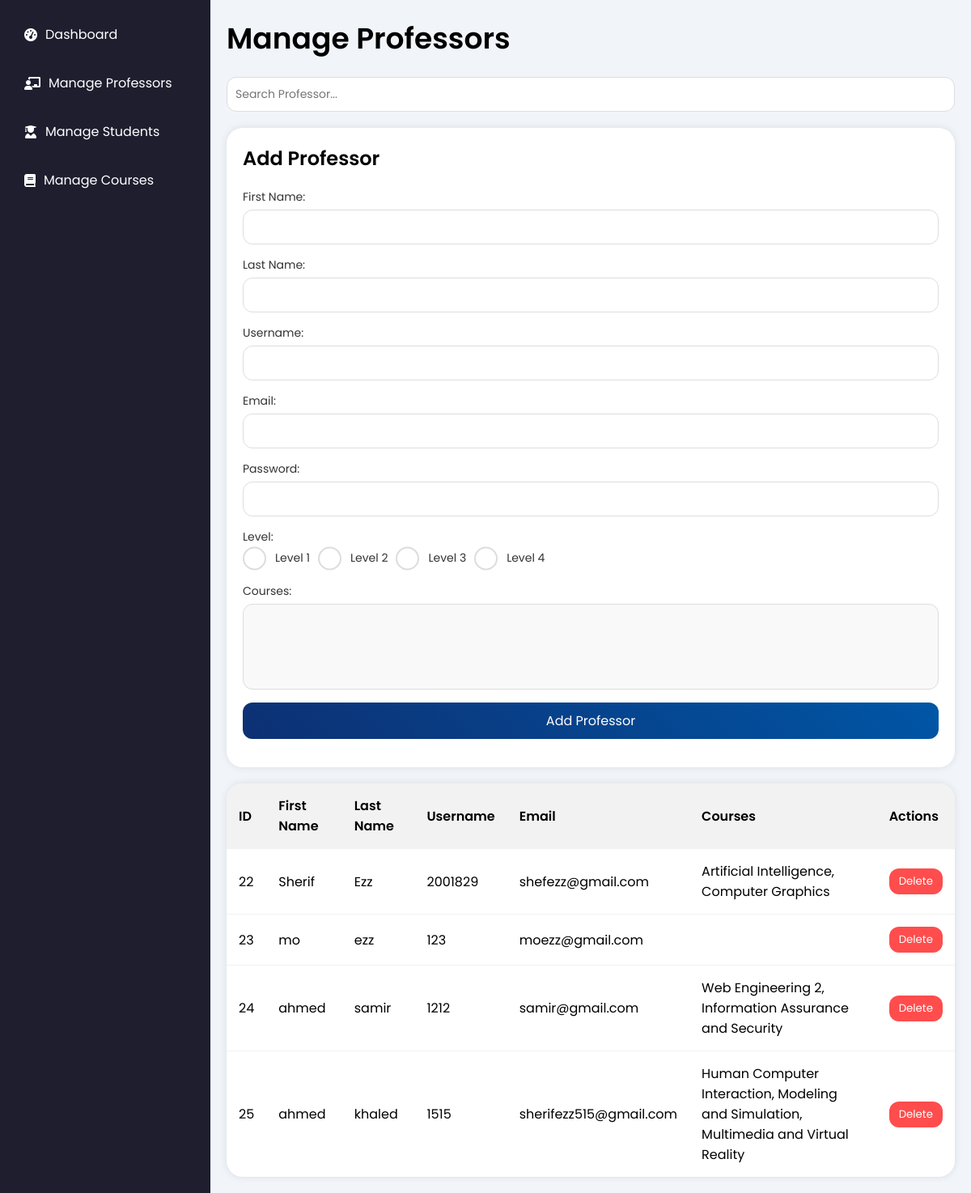
Screenshot of /Admin/manage_professor.php with the database file from the repository.
### tables this page shows
CREATE TABLE `professors` (
  `professor_id` int(11) NOT NULL,
  `first_name` varchar(50) NOT NULL,
  `last_name` varchar(50) NOT NULL,
  `username` varchar(50) NOT NULL,
  `email` varchar(100) NOT NULL,
  `password` varchar(255) NOT NULL
);

### Admin/manage_professor.php (the view, shortened to what this page needs)
<?php
$db = new mysqli('localhost', 'root', '', 'chatbot_login');
$professors_query = "
    SELECT p.professor_id, p.first_name, p.last_name, p.username, p.email, GROUP_CONCAT(c.course_name SEPARATOR ', ') as courses
    FROM professors p
    LEFT JOIN course_professor cp ON p.professor_id = cp.professor_id
    LEFT JOIN courses c ON cp.course_id = c.course_id
    GROUP BY p.professor_id, p.first_name, p.last_name, p.username, p.email";
$professors_result = $db->query($professors_query);
?>
<!DOCTYPE html>
<html lang="en">
<head>
    <link rel="stylesheet" href="https://cdnjs.cloudflare.com/ajax/libs/font-awesome/6.0.0-beta3/css/all.min.css">
    <link rel="stylesheet" href="Professors.css">
</head>
<body>
    <div class="sidebar">
        <a href="dashbord.php"><i class="fas fa-tachometer-alt"></i> Dashboard</a>
        <a href="manage_professor.php"><i class="fas fa-chalkboard-teacher"></i> Manage Professors</a>
        <a href="manage_students.php"><i class="fas fa-user-graduate"></i> Manage Students</a>
        <a href="manage_courses.php"><i class="fas fa-book"></i> Manage Courses</a>
    </div>
    <div class="content">
        <h1>Manage Professors</h1>
        <div class="search-container">
            <input type="text" id="searchInput" placeholder="Search Professor...">
        </div>
        <div class="form-container">
            <h2>Add Professor</h2>
            <form id="addProfessorForm" method="POST">
                <label for="first_name">First Name:</label>
                <input type="text" id="first_name" name="first_name" required>
                <label for="last_name">Last Name:</label>
                <input type="text" id="last_name" name="last_name" required>
                <label for="username">Username:</label>
                <input type="text" id="username" name="username" required>
                <label for="email">Email:</label>
                <input type="email" id="email" name="email" required>
                <label for="password">Password:</label>
                <input type="password" id="password" name="password" required>
                <label for="level">Level:</label>
                <div id="levels" class="checkbox-container">
                    <label><input type="checkbox" name="levels[]" value="1"> Level 1</label>
                    <label><input type="checkbox" name="levels[]" value="2"> Level 2</label>
                    <label><input type="checkbox" name="levels[]" value="3"> Level 3</label>
                    <label><input type="checkbox" name="levels[]" value="4"> Level 4</label>
                </div>
                <label for="courses">Courses:</label>
                <select id="courses" name="courses[]" multiple required></select>
                <button id="add_professor" type="submit">Add Professor</button>
            </form>
        </div>
        <table>
            <thead>
                <tr>
                    <th>ID</th>
                    <th>First Name</th>
                    <th>Last Name</th>
                    <th>Username</th>
                    <th>Email</th>
                    <th>Courses</th>
                    <th>Actions</th>
                </tr>
            </thead>
            <tbody id="professorTableBody">
                <?php while ($row = $professors_result->fetch_assoc()) { ?>
                    <tr id="row-<?php echo $row['professor_id']; ?>">
                        <td><?php echo $row['professor_id']; ?></td>
                        <td><?php echo $row['first_name']; ?></td>
                        <td><?php echo $row['last_name']; ?></td>
                        <td><?php echo $row['username']; ?></td>
                        <td><?php echo $row['email']; ?></td>
                        <td><?php echo $row['courses']; ?></td>
                        <td>
                            <button class="delete-button" data-id="<?php echo $row['professor_id']; ?>">Delete</button>
                        </td>
                    </tr>
                <?php } ?>
            </tbody>
        </table>
    </div>
</body>
</html>

### Admin/Professors.css (style rules this page uses)
* { margin: 0; padding: 0; box-sizing: border-box; font-family: "Poppins", sans-serif; }
body { display: flex; }
.sidebar { position: fixed; height: 100%; width: 260px; background: #1e1e2f; padding: 20px 15px; display: flex; flex-direction: column; gap: 15px; }
.sidebar a { color: #ffffff; text-decoration: none; padding: 10px 15px; border-radius: 12px; display: flex; align-items: center; gap: 10px; font-size: 16px; transition: background 0.3s; }
.content { margin-left: 260px; padding: 20px; width: calc(100% - 260px); background: #f1f5f9; }
.content h1 { font-size: 36px; font-weight: 600; margin-bottom: 20px; }
.search-container { display: flex; align-items: center; gap: 10px; margin-bottom: 20px; }
.search-container input { flex: 1; padding: 10px; font-size: 14px; border: 1px solid #ddd; border-radius: 12px; }
.form-container { background: #fff; border-radius: 20px; box-shadow: 0 0 10px rgba(0, 0, 0, 0.1); padding: 20px; margin-bottom: 20px; }
.form-container h2 { font-size: 24px; font-weight: 600; margin-bottom: 20px; }
.form-container label { display: block; font-size: 14px; margin-bottom: 5px; color: #333; }
.form-container input, .form-container select, .form-container button { width: 100%; padding: 10px; font-size: 14px; border-radius: 12px; border: 1px solid #ddd; margin-bottom: 15px; }
.form-container button { background: #0d3073; color: #fff; transition: all 0.3s ease; cursor: pointer; }
.checkbox-container { display: flex; flex-wrap: wrap; gap: 10px; margin-bottom: 15px; }
.checkbox-container label { display: flex; align-items: center; gap: 10px; cursor: pointer; position: relative; padding-left: 40px; user-select: none; font-size: 14px; color: #333; transition: background-color 0.3s ease, border-color 0.3s ease; }
.checkbox-container label::before { content: ""; position: absolute; left: 0; top: 50%; transform: translateY(-50%); width: 25px; height: 25px; border: 2px solid #ddd; border-radius: 50%; background-color: #fff; transition: background-color 0.3s ease, border-color 0.3s ease; }
.checkbox-container label::after { content: ""; position: absolute; left: 8px; top: 50%; transform: translateY(-50%) scale(0); width: 9px; height: 9px; background-color: #fff; border-radius: 50%; transition: transform 0.3s ease; }
#courses { width: 100%; padding: 10px; font-size: 14px; border-radius: 12px; border: 1px solid #ddd; background-color: #f9f9f9; margin-bottom: 15px; transition: border-color 0.3s ease, box-shadow 0.3s ease; }
#add_professor { width: 100%; padding: 10px 20px; font-size: 16px; border-radius: 12px; border: none; background: linear-gradient(45deg, #0d3073, #0056a6); color: #fff; cursor: pointer; transition: background 0.3s ease, transform 0.2s ease; }
table { width: 100%; border-collapse: collapse; background: #fff; border-radius: 20px; box-shadow: 0 0 10px rgba(0, 0, 0, 0.1); overflow: hidden; }
table th, table td { padding: 15px; text-align: left; border-bottom: 1px solid #f2f2f2; }
table th { background: #f2f2f2; font-weight: 600; }
table tbody tr:last-child td { border-bottom: none; }
.delete-button { padding: 6px 12px; background: #ff4d4d; color: #fff; border: none; border-radius: 12px; cursor: pointer; transition: background 0.3s ease; }

### rows the page displays
professors: professor_id "22", first_name "Sherif", last_name "Ezz", username "2001829", email "shefezz@gmail.com", courses "Artificial Intelligence, Computer Graphics"
professors: professor_id "23", first_name "mo", last_name "ezz", username "123", email "moezz@gmail.com"
professors: professor_id "24", first_name "ahmed", last_name "samir", username "1212", email "samir@gmail.com", courses "Web Engineering 2, Information Assurance and Security"
professors: professor_id "25", first_name "ahmed", last_name "khaled", username "1515", email "sherifezz515@gmail.com", courses "Human Computer Interaction, Modeling and Simulation, Multimedia and Virtual Reality"
